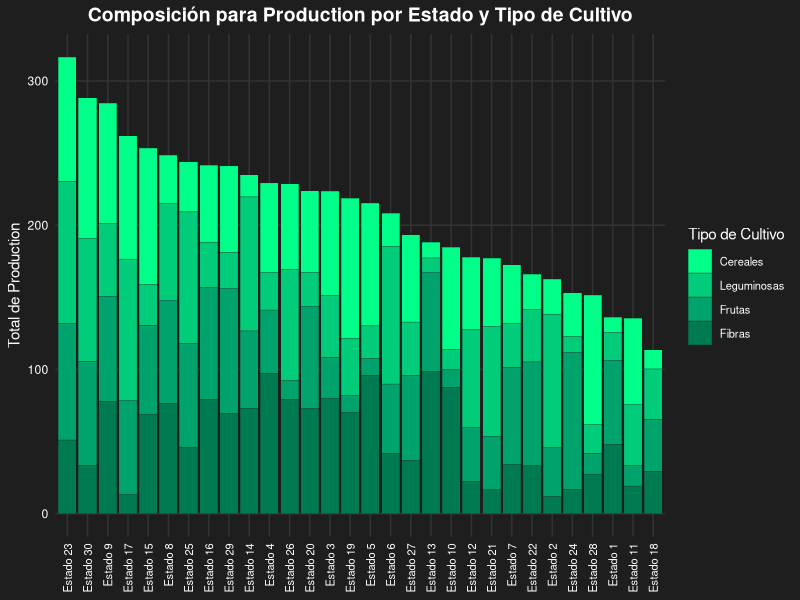
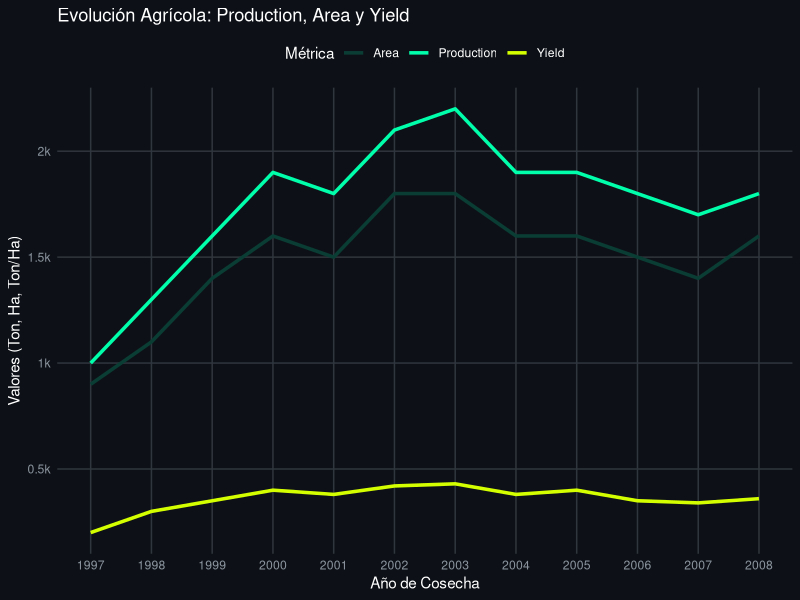
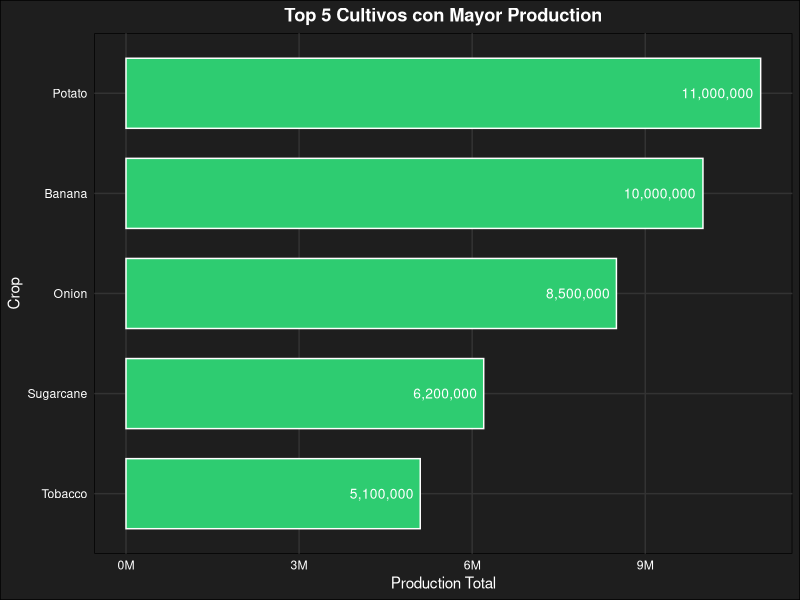

Source code (R) for these figures, in order: (Note: this script raises an error after producing the figures.)
## ---- chunk 1
# Configuración global de chunks
knitr::opts_chunk$set(
  echo = FALSE,        # Mostrar código
  warning = FALSE,    # Ocultar advertencias
  message = FALSE,    # Ocultar mensajes de carga
  fig.align = "center",
  out.width = "90%",
  fig.pos = "H",
  out.extra = ""
)

# Cargar librerías necesarias
library(tidyverse)
library(knitr)
library(kableExtra)
library(scales)
## ---- chunk 2
Agricultura_Filtrado <- expand.grid(
  Estado = paste("Estado", 1:30),
  Tipo_Cultivo = c("Cereales", "Leguminosas", "Frutas", "Fibras")
) %>%
  mutate(Produccion = runif(n(), 10, 100))

ggplot(Agricultura_Filtrado, aes(x = reorder(Estado, -Produccion), y = Produccion, fill = Tipo_Cultivo)) +
  geom_col(color = "#1e1e1e", size = 0.1) +
  scale_fill_manual(values = c("#00ff88", "#00cc7a", "#00a36c", "#007a50")) +
  labs(
    title = "Composición para Production por Estado y Tipo de Cultivo",
    x = NULL,
    y = "Total de Production",
    fill = "Tipo de Cultivo"
  ) +
  theme_minimal() +
  theme(
    plot.background = element_rect(fill = "#1e1e1e", color = NA),
    panel.background = element_rect(fill = "#1e1e1e", color = NA),
    text = element_text(color = "white"),
    axis.text = element_text(color = "white"),
    axis.text.x = element_text(angle = 90, vjust = 0.5, hjust = 1, size = 8),
    panel.grid.major = element_line(color = "#333333"),
    panel.grid.minor = element_blank(),
    legend.position = "right",
    legend.text = element_text(size = 8),
    plot.title = element_text(face = "bold", size = 14, hjust = 0.5)
  )

## ---- chunk 3
años <- 1997:2008
Agricultura_Filtrado <- data.frame(
  Año = años,
  Production = c(1.0, 1.3, 1.6, 1.9, 1.8, 2.1, 2.2, 1.9, 1.9, 1.8, 1.7, 1.8) * 1000,
  Area = c(0.9, 1.1, 1.4, 1.6, 1.5, 1.8, 1.8, 1.6, 1.6, 1.5, 1.4, 1.6) * 1000,
  Yield = c(0.2, 0.3, 0.35, 0.4, 0.38, 0.42, 0.43, 0.38, 0.4, 0.35, 0.34, 0.36) * 1000
)

datos_long <- Agricultura_Filtrado %>%
  pivot_longer(cols = c(Production, Area, Yield), names_to = "Metrica", values_to = "Valor")

ggplot(datos_long, aes(x = Año, y = Valor, color = Metrica)) +
  geom_line(size = 1.2) +
 
  scale_color_manual(values = c("Production" = "#00ffaa", 
                                "Area" = "#0a3d34", 
                                "Yield" = "#d4ff00")) +
  
  scale_y_continuous(labels = function(x) paste0(x/1000, "k"), 
                     breaks = seq(0, 2500, by = 500)) +

  scale_x_continuous(breaks = años) +
 
  labs(x = "Año de Cosecha", 
       y = "Valores (Ton, Ha, Ton/Ha)",
       title = "Evolución Agrícola: Production, Area y Yield",
       color = "Métrica") +
 
  theme_minimal() +
  theme(
    plot.background = element_rect(fill = "#0d1117", color = NA),
    panel.background = element_rect(fill = "#0d1117", color = NA),
    text = element_text(color = "white"),
    axis.text = element_text(color = "#8b949e"),
    panel.grid.major = element_line(color = "#30363d"),
    panel.grid.minor = element_blank(),
    legend.position = "top",
    legend.background = element_blank(),
    legend.key = element_blank()
  )
## ---- chunk 4
Agricultura_Filtrado <- data.frame(
  Crop = c("Potato", "Banana", "Onion", "Sugarcane", "Tobacco"),
  Production = c(11000000, 10000000, 8500000, 6200000, 5100000)
)

ggplot(Agricultura_Filtrado, aes(x = reorder(Crop, Production), y = Production)) +
  geom_bar(stat = "identity", fill = "#2ecc71", color = "white", width = 0.7) +
  geom_text(aes(label = scales::comma(Production)), 
            hjust = 1.1, color = "white", size = 3.5) +
  coord_flip() +
  labs(
    title = "Top 5 Cultivos con Mayor Production",
    x = "Crop",
    y = "Production Total"
  ) +
  scale_y_continuous(labels = scales::label_number(suffix = "M", scale = 1e-6)) +
  theme_minimal() +
  theme(
    plot.background = element_rect(fill = "#1e1e1e"),
    panel.background = element_rect(fill = "#1e1e1e"),
    text = element_text(color = "white"),
    axis.text = element_text(color = "white"),
    panel.grid.major = element_line(color = "#333333"),
    panel.grid.minor = element_blank(),
    plot.title = element_text(face = "bold", hjust = 0.5)
  )
top_5 <- Agricultura_Filtrado %>% group_by(Crop) %>% summarise(Total = sum(Production)) %>% top_n(5)
p3 <- ggplot(top_5, aes(x = reorder(Crop, Total), y = Total, fill = Total)) +
  geom_bar(stat = "identity") +
  coord_flip() +
  scale_fill_gradient(low = "lightgreen", high = "darkgreen")


## ---- chunk 5

colores_agricolas <- colorRampPalette(c("#FFEB3B", "#4CAF50", "#1B5E20"))(200)

par(bg = "black") 

corrplot(matriz_corr, 
         method = "color", 
         col = colores_agricolas, 
         type = "upper", 
         addCoef.col = "white",    
         tl.col = "white",         
         cl.label.col = "white",   
         bg = "black",             
         diag = FALSE,
         outline = TRUE)           

## ---- chunk 6
df_stats <- Agricultura_Filtrado %>%
  summarise(across(c(Area, Production, Yield), 
                   list(Media = ~mean(.x, na.rm = TRUE), 
                        SD = ~sd(.x, na.rm = TRUE)))) %>%
  pivot_longer(everything(), names_to = c("Variable", ".value"), names_sep = "_")

ggplot(df_stats, aes(x = Variable, y = Media)) +
  geom_bar(stat = "identity", fill = "#4CAF50", color = "white", width = 0.6) + 
  geom_errorbar(aes(ymin = pmax(0, Media - SD), ymax = Media + SD), 
                width = 0.2, color = "#1B5E20", size = 1.2) +
  geom_text(aes(label = scales::comma(Media)), 
            vjust = -1, color = "#FFEB3B", fontface = "bold") +
  facet_wrap(~Variable, scales = "free") +
  labs(title = "Comparativa de Medias Agrícolas",
       subtitle = "Escalas independientes por variable para mayor detalle",
       y = "Valor ", x = "") +
  theme_minimal() +
  theme(
    plot.background = element_rect(fill = "black"),
    panel.background = element_rect(fill = "black"),
    strip.background = element_rect(fill = "#1B5E20"), 
    strip.text = element_text(color = "white", face = "bold"),
    panel.grid.major = element_line(color = "#333333"),
    panel.grid.minor = element_blank(),
    text = element_text(color = "white"),
    axis.text.y = element_text(color = "white"),
    axis.text.x = element_blank(), 
    axis.title = element_text(color = "white"),
    plot.title = element_text(size = 16, face = "bold")
  )
## ---- chunk 7
set.seed(42)
categorias <- c("Frutales", "Especias, Tubérculos y Hortalizas", 
                "Cultivos Industriales", "Cereales y Granos", 
                "Oleaginosas", "Fibras", "Leguminosas") 


Agricultura_Filtrado<- data.frame(
  Tipo_Cultivo = rep(categorias, each = 100),
  Production = c(
    exp(runif(100, 10, 21)), # Frutales (Alto)
    exp(runif(100, 5, 15)),  # Especias
    exp(runif(100, 8, 18)),  # Industriales
    exp(runif(100, 4, 14)),  # Cereales
    exp(runif(100, 6, 12)),  # Oleaginosas
    exp(runif(100, 7, 16)),  # Fibras
    exp(runif(100, 5, 12))   # Leguminosas
  )
)

Agricultura_Filtrado$Tipo_Cultivo <- factor(Agricultura_Filtrado$Tipo_Cultivo, levels = categorias)


ggplot(Agricultura_Filtrado, aes(x = Tipo_Cultivo, y = Production, fill = Tipo_Cultivo, color = Tipo_Cultivo)) +
  geom_jitter(alpha = 0.4, size = 1, width = 0.2) +
  geom_boxplot(alpha = 0.5, outlier.shape = NA, color = "white") +
  scale_y_log10(breaks = c(1, 1000, 1e6, 1e9), 
                labels = c("1", "1000", "1M", "1B")) +
  scale_fill_viridis_d(option = "viridis", direction = -1) +
  scale_color_viridis_d(option = "viridis", direction = -1) +
  labs(title = "Variabilidad de Producción 
por Categoría de Cultivo",
       x = "Tipo de Cultivo",
       y = "Production",
       fill = "Tipo de Cultivo",
       color = "Tipo_Cultivo") +
  theme_dark() +
  theme(
    plot.background = element_rect(fill = "#0d1117"),
    panel.background = element_rect(fill = "#0d1117"),
    text = element_text(color = "white"),
    axis.text.x = element_text(angle = 45, hjust = 1, color = "white"),
    axis.text.y = element_text(color = "white"),
    panel.grid.major = element_line(color = "grey30"),
    panel.grid.minor = element_blank(),
    legend.background = element_blank(),
    legend.key = element_blank()
  )
## ---- chunk 8
set.seed(123)
Agricultura_Filtrado <- data.frame(Production = rexp(2000, rate = 0.00002))

ggplot(Agricultura_Filtrado, aes(x = Production)) +
  geom_histogram(fill = "#00ffa2", color = "#0d1117", bins = 50) +
  scale_x_continuous(labels = label_number(suffix = "k", scale = 1e-3),
                     limits = c(0, 550000)) +
  labs(x = "Production", y = "Frecuencia") +
  theme_minimal() +
  theme(
    plot.background = element_rect(fill = "#0d1117", color = NA),
    panel.background = element_rect(fill = "#0d1117", color = NA),
    panel.grid.major.y = element_line(color = "grey40"),
    panel.grid.major.x = element_blank(),
    panel.grid.minor = element_blank(),
    axis.text = element_text(color = "#d1d1d1"),
    axis.title = element_text(color = "#d1d1d1"),
    axis.line.x = element_line(color = "white")
  )

## ---- chunk 9
Agricultura_Filtrado <- data.frame(
  Cultivo = factor(c("Gram", "Mesta", "other oilseeds", "Safflower", "Moth"), 
                   levels = c("Gram", "Mesta", "other oilseeds", "Safflower", "Moth")),
  Produccion = c(17000, 13000, 3600, 3100, 84),
  Etiqueta = c("17k", "13k", "3.6k", "3.1k", "84")
)

ggplot(Agricultura_Filtrado, aes(x = Cultivo, y = Produccion)) +
 
  geom_col(fill = "#1b4d3e", color = "#d1d1d1", width = 0.7) +
 
  geom_text(aes(label = Etiqueta), 
            hjust = 1.1, color = "white", size = 3.5, fontface = "bold") +

  coord_flip() +

  scale_y_continuous(labels = label_number(suffix = "k", scale = 1e-3),
                     breaks = seq(0, 15000, by = 5000)) +
 
  labs(title = "Top 5 Cultivos con Menor Production",
       x = "Tipo de Cultivo",
       y = "Production Total") +
 
  theme_minimal() +
  theme(
    plot.background = element_rect(fill = "#0d1117", color = NA),
    panel.background = element_rect(fill = "#0d1117", color = NA),
    text = element_text(color = "white"),
    plot.title = element_text(hjust = 0.5, face = "bold", size = 14, margin = margin(b=20)),
    axis.text = element_text(color = "white"),
    
    panel.grid.major = element_blank(),
    panel.grid.minor = element_blank(),
   
    axis.line.x = element_line(color = "white")
  )
## ---- chunk 10
Agricultura_Filtrado <- data.frame(
  Crop_Year = 1997:2009,
  Production = c(50, 65, 75, 72, 80, 78, 110, 105, 120, 115, 125, 118, 130)
)
ggplot(Agricultura_Filtrado, aes(x = Crop_Year, y = Production)) +
  geom_line(color = "#00ff88", size = 1.2) +
  geom_point(color = "#00ff88", size = 3) +
  labs(
    title = "Evolución Temporal de Production",
    x = "Año de Cosecha",
    y = "Production"
  ) +
  scale_x_continuous(breaks = 1997:2009) +
  theme_minimal() +
  theme(
    plot.background = element_rect(fill = "#1e1e1e", color = NA),
    panel.background = element_rect(fill = "#1e1e1e", color = NA),
    text = element_text(color = "white"),
    axis.text = element_text(color = "white", size = 9),
    axis.title = element_text(color = "white", size = 10),
    panel.grid.major = element_line(color = "#333333"),
    panel.grid.minor = element_blank(),
    plot.title = element_text(face = "bold", size = 14, hjust = 0.5, margin = margin(b = 20))
  )


## ---- chunk 11
set.seed(123)
categorias <- c("Frutales", "Cereales y Granos", "Cultivos Industriales", 
                "Oleaginosas", "Fibras", "Leguminosas")

Agricultura_Filtrado<- data.frame(
  Production = exp(runif(500, 0, 15)),
  Area = exp(runif(500, 0, 12)),
  Crop_Type = sample(categorias, 500, replace = TRUE)
)

Agricultura_Filtrado$Area <- Agricultura_Filtrado$Production * runif(500, 0.1, 0.8) * (1 + rnorm(500, 0, 0.2))

ggplot(Agricultura_Filtrado, aes(x = Production, y = Area, color = Crop_Type)) +
  geom_point(alpha = 0.6, size = 2) +
  scale_x_log10(breaks = trans_breaks("log10", function(x) 10^x),
                labels = trans_format("log10", math_format(10^.x))) +
  scale_y_log10(breaks = trans_breaks("log10", function(x) 10^x),
                labels = trans_format("log10", math_format(10^.x))) +
  scale_color_viridis_d(option = "mako", begin = 0.3, end = 0.9) +
  labs(x = "Production", 
       y = "Area", 
       color = "Crop_Type") +
  theme_minimal() +
  theme(
    plot.background = element_rect(fill = "#0d1117", color = NA),
    panel.background = element_rect(fill = "#0d1117", color = NA),
    text = element_text(color = "white"),
    axis.text = element_text(color = "#8b949e"),
    panel.grid.major.y = element_line(color = "grey40", size = 0.5),
    panel.grid.minor.y = element_line(color = "grey30", size = 0.2),
    panel.grid.major.x = element_blank(),
    panel.grid.minor.x = element_blank(),
    legend.position = "right",
    legend.text = element_text(color = "white"),
    legend.background = element_blank()
  )
